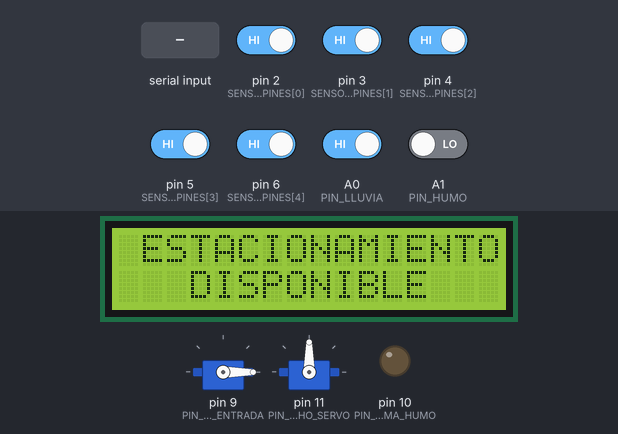
The sketch below on a simulated Arduino Uno, built with avr-gcc and run on an emulated ATmega328P. Parts: 2 × servo, 16×2 character LCD, output pins drawn as LEDs (lit = HIGH). The inputs (shaded band) are chosen by the test bench; at power-on: A0 (PIN_LLUVIA), pin 2 (SENSOR_PINES[0]), pin 3 (SENSOR_PINES[1]), pin 4 (SENSOR_PINES[2]), pin 5 (SENSOR_PINES[3]), pin 6 (SENSOR_PINES[4]) HIGH, A1 (PIN_HUMO) LOW. What the sketch prints to the serial monitor is not drawn.

Above: at 3.3 s.
3.4 s: A0 (PIN_LLUVIA) driven LOW
At 4.5 s:
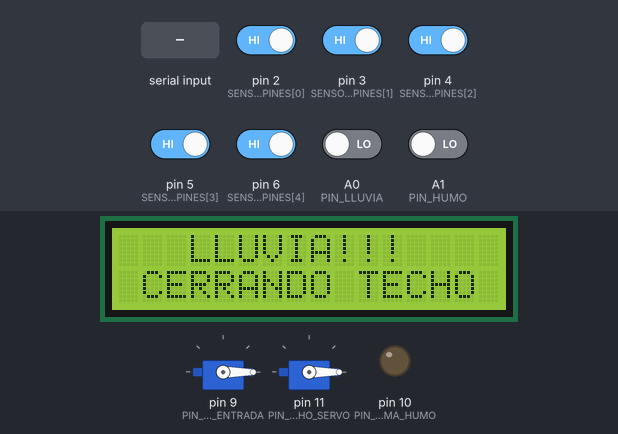
4.9 s: A1 (PIN_HUMO) driven HIGH
At 5.8 s:
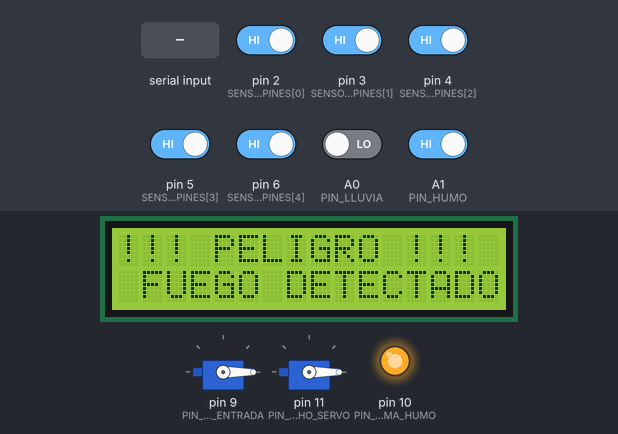
6.6 s: "ABRIR_ENTRADA\n" received over Serial
At 7.1 s:
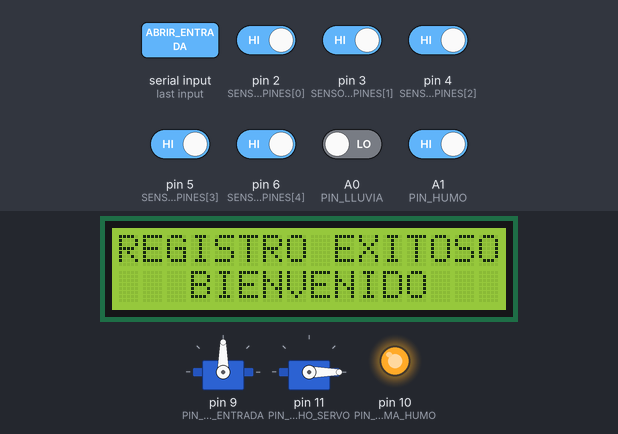
8.2 s: pin 2 (SENSOR_PINES[0]) driven LOW
At 10.6 s:
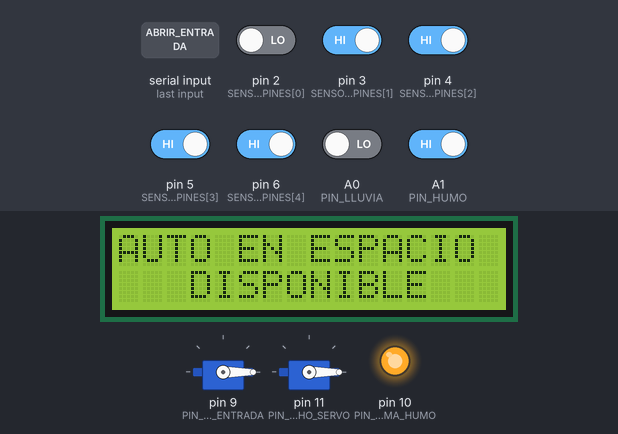
11.2 s: "SALIDA\n" received over Serial
At 12.2 s:
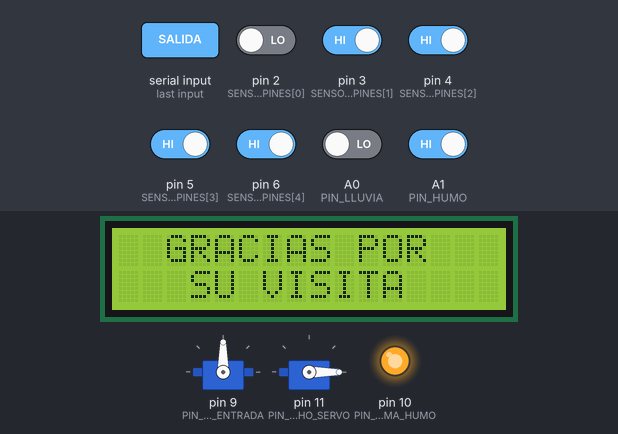
12.7 s: A0 (PIN_LLUVIA) driven HIGH
At 15.6 s:
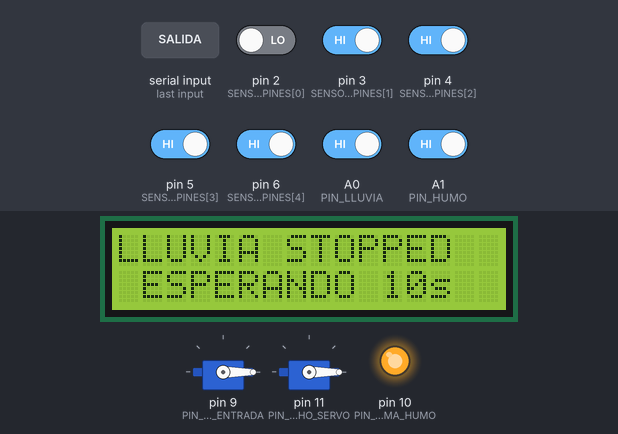
Timing chart, 0 to 25.8 s (numbered marks = the images above; inputs shaded):
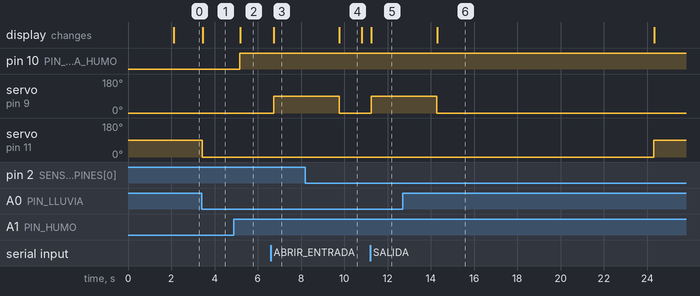

The sketch:

ControlArduino.ino
```cpp
/*
  PROYECTO FINAL - ESTACIONAMIENTO TACNA
  - Funcionalidad: Servo (Barrera), Servo (Techo Inteligente), Sensores IR, LCD, Buzzer
  - Lógica: Control de Lluvia con temporizador de 10 segundos.
*/

#include <Wire.h>
#include <LiquidCrystal_I2C.h>
#include <Servo.h>

// --- PANTALLA LCD ---
// Dirección 0x27 es la estándar. Si no enciende, prueba 0x3F.
LiquidCrystal_I2C lcd(0x27, 16, 2);

// --- PINES Y VARIABLES GLOBALES ---
const int SENSOR_PINES[5] = { 2, 3, 4, 5, 6 };
int estadoEspacios[5] = { 0, 0, 0, 0, 0 };

const int PIN_LLUVIA = A0;
const int PIN_HUMO = A1;
const int PIN_BARRERA_ENTRADA = 9;
const int PIN_ALARMA_HUMO = 10;
const int PIN_TECHO_SERVO = 11; // Usamos PIN 11 para el servo del techo

bool lluviaDetectada = false;
bool humoDetectado = false;
Servo barreraServo;
Servo techoServo;

// --- VARIABLES DEL TEMPORIZADOR (TECHO INTELIGENTE) ---
unsigned long tiempoLluviaDetenida = 0; // Guarda el millis() cuando deja de llover
const long INTERVALO_APERTURA = 10000; // 10 segundos
bool techoAbierto = true;
int contadorFuego = 0; // Para filtro anti-ruido

// ----------------------------------------------------
// 1. FUNCIONES AUXILIARES (MOVIDAS AL INICIO)
// ----------------------------------------------------

void mostrarMensajeLCD(String linea1, String linea2) {
  lcd.clear();
  lcd.setCursor(0,0);
  lcd.print(linea1);
  lcd.setCursor(0,1);
  lcd.print(linea2);
}

void mostrarDefaultLCD() {
  lcd.setCursor(0,0);
  lcd.print(" ESTACIONAMIENTO");
  lcd.setCursor(0,1);
  lcd.print("   DISPONIBLE   ");
}

// ----------------------------------------------------
// 2. SETUP Y LOOP (El Cerebro Principal)
// ----------------------------------------------------

void setup() {
  Serial.begin(9600);

  // Servos
  barreraServo.attach(PIN_BARRERA_ENTRADA);
  techoServo.attach(PIN_TECHO_SERVO);

  barreraServo.write(0);  // Barrera Cerrada (0°)
  techoServo.write(90);   // Techo Abierto al inicio (90°)
  techoAbierto = true;

  // Pines (Inicializados igual)
  for (int i = 0; i < 5; i++) {
    pinMode(SENSOR_PINES[i], INPUT);
  }
  pinMode(PIN_LLUVIA, INPUT);
  pinMode(PIN_HUMO, INPUT);
  pinMode(PIN_ALARMA_HUMO, OUTPUT);

  // LCD
  lcd.init();
  lcd.backlight();
  mostrarMensajeLCD(" ESTACIONAMIENTO", "   TACNA   ");
  delay(2000);
  mostrarDefaultLCD(); // 👈 Ahora el compilador ya la conoce
}

void loop() {
  if (Serial.available() > 0) {
    procesarComandoCsharp();
  }

  revisarEspacios();
  revisarAlertas();

  delay(100);
}

// ----------------------------------------------------
// 3. FUNCIONES DE LÓGICA
// ----------------------------------------------------

void procesarComandoCsharp() {
  String cmd = Serial.readStringUntil('\n');
  cmd.trim();

  // BARRERA DE ENTRADA
  if (cmd.equals("ABRIR_ENTRADA")) {
    mostrarMensajeLCD("REGISTRO EXITOSO", "   BIENVENIDO   ");
    barreraServo.write(90);
    delay(3000);
    barreraServo.write(0);
    mostrarDefaultLCD();
  }

  // COMANDO DE SALIDA (Abre la barrera para que el vehículo salga)
  if (cmd.equals("SALIDA")) {
    mostrarMensajeLCD("  GRACIAS POR   ", "   SU VISITA    ");
    barreraServo.write(90);
    delay(3000);
    barreraServo.write(0);
    mostrarDefaultLCD();
  }
}

void revisarEspacios() {
  // ... (Lógica de revisión de espacios igual) ...
  for (int i = 0; i < 5; i++) {
    int lecturaSensor = digitalRead(SENSOR_PINES[i]);
    int estadoLogico = (lecturaSensor == LOW) ? 1 : 0; // Lógica Inversa

    if (estadoLogico != estadoEspacios[i]) {
      estadoEspacios[i] = estadoLogico;
      Serial.print("ESPACIO:");
      Serial.print(i + 1);
      Serial.print(":");
      Serial.println(estadoLogico);

      if(estadoLogico == 1) {
         lcd.setCursor(0,0);
         lcd.print("AUTO EN ESPACIO ");
         lcd.print(i + 1);
         delay(1000);
         mostrarDefaultLCD();
      }
    }
  }
}

void revisarAlertas() {
  // --- LLUVIA Y CONTROL DE TECHO ---
  int sensorLluvia = digitalRead(PIN_LLUVIA);

  // PARTE 1: CUANDO EMPIEZA A LLOVER (sensor = 0)
  if (sensorLluvia == 0 && !lluviaDetectada) {
    lluviaDetectada = true;

    // Cierra el techo
    techoServo.write(0); // Posición 0 grados (CERRADO)
    techoAbierto = false;

    Serial.println("ALERTA_LLUVIA:1");
    mostrarMensajeLCD("   LLUVIA!!!    ", " CERRANDO TECHO ");
    tiempoLluviaDetenida = 0;
  }

  // PARTE 2: CUANDO LA LLUVIA SE DETIENE (sensor = 1)
  else if (sensorLluvia == 1 && lluviaDetectada) {
    lluviaDetectada = false;
    Serial.println("ALERTA_LLUVIA:0");

    // 🔔 INICIA EL TEMPORIZADOR DE 10 SEGUNDOS
    tiempoLluviaDetenida = millis();
    mostrarMensajeLCD("LLUVIA STOPPED", " ESPERANDO 10s ");
  }

  // PARTE 3: GESTIÓN DEL TEMPORIZADOR
  if (!lluviaDetectada && techoAbierto == false && tiempoLluviaDetenida != 0) {

    if (millis() - tiempoLluviaDetenida >= INTERVALO_APERTURA) {

      // Abre el techo
      techoServo.write(90); // Posición 90 grados (ABIERTO)
      techoAbierto = true;

      tiempoLluviaDetenida = 0;

      mostrarDefaultLCD();
    }
  }

  // --- FUEGO / HUMO (Lógica de Filtro igual) ---
  int sensorHumo = digitalRead(PIN_HUMO);

  if (sensorHumo == HIGH) {
      contadorFuego++;
  } else {
      contadorFuego = 0;
  }

  if (contadorFuego > 2 && !humoDetectado) {
    humoDetectado = true;
    Serial.println("ALERTA_HUMO:1");
    digitalWrite(PIN_ALARMA_HUMO, HIGH);
    mostrarMensajeLCD("!!! PELIGRO !!!", " FUEGO DETECTADO");
  }
  else if (contadorFuego == 0 && humoDetectado) {
    humoDetectado = false;
    Serial.println("ALERTA_HUMO:0");
    digitalWrite(PIN_ALARMA_HUMO, LOW);
    mostrarDefaultLCD();
  }
}
```

Measured:
- after the input at 3.4 s, servo on pin 11 (PIN_TECHO_SERVO): 90° → 0° at once; the display: changes after 0.06 s (image 1)
- after the input at 4.9 s, pin 10 (PIN_ALARMA_HUMO): LOW → HIGH after 0.26 s; the display: changes after 0.29 s (image 2)
- after the input at 6.6 s, servo on pin 9 (PIN_BARRERA_ENTRADA): 0° → 90° after 0.13 s; the display: changes after 0.13 s (image 3)
- after the input at 8.2 s, the display: changes after 1.6 s (image 4)
- after the input at 11.2 s, servo on pin 9 (PIN_BARRERA_ENTRADA): 0° → 90° at once; the display: changes at once (image 5)
- after the input at 12.7 s, servo on pin 11 (PIN_TECHO_SERVO): 0° → 90° after 11.6 s; the display: changes after 1.6 s (image 6)
- what the display in image 4 shows lasts 1.0 s, from 9.8 s to 10.8 s
